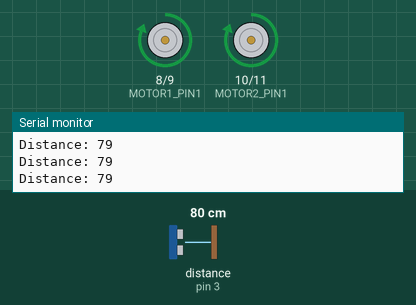
A sketch run on a simulated Arduino Uno, built with avr-gcc and run on an emulated ATmega328P. On the bench: motor-driver pin pairs drawn as motors (green arrow = first pin HIGH = forward, orange = second pin HIGH = backward, longer = more drive), the last lines printed to the serial monitor. Wiring (inferred from the names in the program): ultrasonic range finder: trigger pin 2; echo pin 3. Inputs (shaded band) come from the test bench; at power-on: distance to the obstacle (sensor on pin 3) 80 cm. The echo pulse lasts 58.3 µs per cm.

Above: at 1.2 s.
1.3 s: distance to the obstacle (sensor on pin 3) set to 22 cm
2.8 s: distance to the obstacle (sensor on pin 3) set to 19 cm
At 3.2 s:
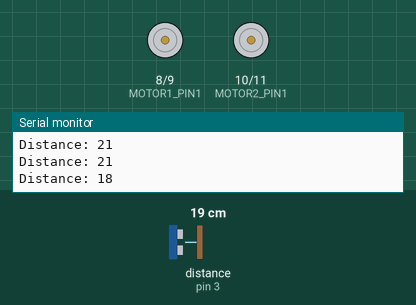
5.8 s: distance to the obstacle (sensor on pin 3) set to 250 cm
At 6.4 s:
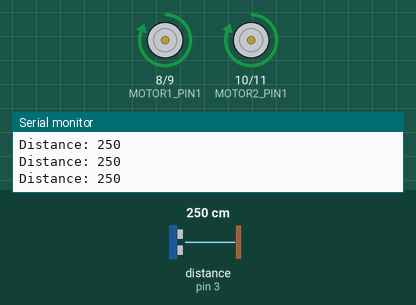
7.3 s: distance to the obstacle (sensor on pin 3) set to 2 cm
At 8.2 s:
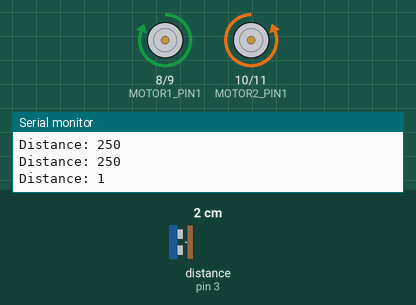
Timing chart, 0 to 11.3 s (numbered marks = the images above; inputs shaded):
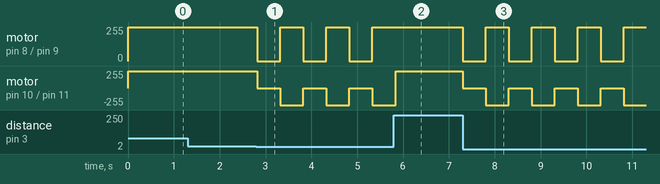

Measured:
- the behaviour switches between 21 and 20 cm on distance to the obstacle (sensor on pin 3) (found by bisection; images 0 and 1)
- after the input at 2.8 s, motor on pin 8 (MOTOR1_PIN1) / pin 9 (MOTOR1_PIN2): alternates forward 255/255 for 0.50 s and stopped for 0.50 s, starting at once; motor on pin 10 (MOTOR2_PIN1) / pin 11 (MOTOR2_PIN2): alternates backward 255/255 for 0.50 s and stopped for 0.50 s, starting at once
- after the input at 5.8 s, motor on pin 8 (MOTOR1_PIN1) / pin 9 (MOTOR1_PIN2): stays forward 255/255 (without the input it goes to stopped after 0.03 s)
- after the input at 7.3 s, motor on pin 8 (MOTOR1_PIN1) / pin 9 (MOTOR1_PIN2): alternates forward 255/255 for 0.50 s and stopped for 0.50 s, starting at once; motor on pin 10 (MOTOR2_PIN1) / pin 11 (MOTOR2_PIN2): alternates backward 255/255 for 0.50 s and stopped for 0.50 s, starting at once

The sketch:

obstacle.ino
```cpp
/*
 * Arduino Sketch for an Obstacle Avoiding Robot
 *
 * This code controls an obstacle avoiding robot using an Arduino UNO R3,
 * an ultrasonic sensor, and two BO motors with wheels driven by an L298N
 * motor driver. The robot moves forward until it detects an obstacle
 * within a certain distance, at which point it stops and turns to avoid
 * the obstacle.
 */

#define TRIG_PIN 2
#define ECHO_PIN 3
#define MOTOR1_PIN1 8
#define MOTOR1_PIN2 9
#define MOTOR2_PIN1 10
#define MOTOR2_PIN2 11
#define MOTOR_SPEED 255
#define SAFE_DISTANCE 20 // in centimeters

void setup() {
  pinMode(TRIG_PIN, OUTPUT);
  pinMode(ECHO_PIN, INPUT);
  pinMode(MOTOR1_PIN1, OUTPUT);
  pinMode(MOTOR1_PIN2, OUTPUT);
  pinMode(MOTOR2_PIN1, OUTPUT);
  pinMode(MOTOR2_PIN2, OUTPUT);
  Serial.begin(9600);
}

void loop() {
  long duration, distance;

  // Send a 10us pulse to trigger the ultrasonic sensor
  digitalWrite(TRIG_PIN, LOW);
  delayMicroseconds(2);
  digitalWrite(TRIG_PIN, HIGH);
  delayMicroseconds(10);
  digitalWrite(TRIG_PIN, LOW);

  // Read the echo pin and calculate distance
  duration = pulseIn(ECHO_PIN, HIGH);
  distance = (duration / 2) / 29.1; // Convert to cm

  Serial.print("Distance: ");
  Serial.println(distance);

  if (distance < SAFE_DISTANCE) {
    // Stop motors if obstacle is detected
    stopMotors();
    delay(500);
    // Turn right
    turnRight();
    delay(500);
  } else {
    // Move forward
    moveForward();
  }
}

void moveForward() {
  analogWrite(MOTOR1_PIN1, MOTOR_SPEED);
  analogWrite(MOTOR1_PIN2, 0);
  analogWrite(MOTOR2_PIN1, MOTOR_SPEED);
  analogWrite(MOTOR2_PIN2, 0);
}

void stopMotors() {
  analogWrite(MOTOR1_PIN1, 0);
  analogWrite(MOTOR1_PIN2, 0);
  analogWrite(MOTOR2_PIN1, 0);
  analogWrite(MOTOR2_PIN2, 0);
}

void turnRight() {
  analogWrite(MOTOR1_PIN1, MOTOR_SPEED);
  analogWrite(MOTOR1_PIN2, 0);
  analogWrite(MOTOR2_PIN1, 0);
  analogWrite(MOTOR2_PIN2, MOTOR_SPEED);
}
```
